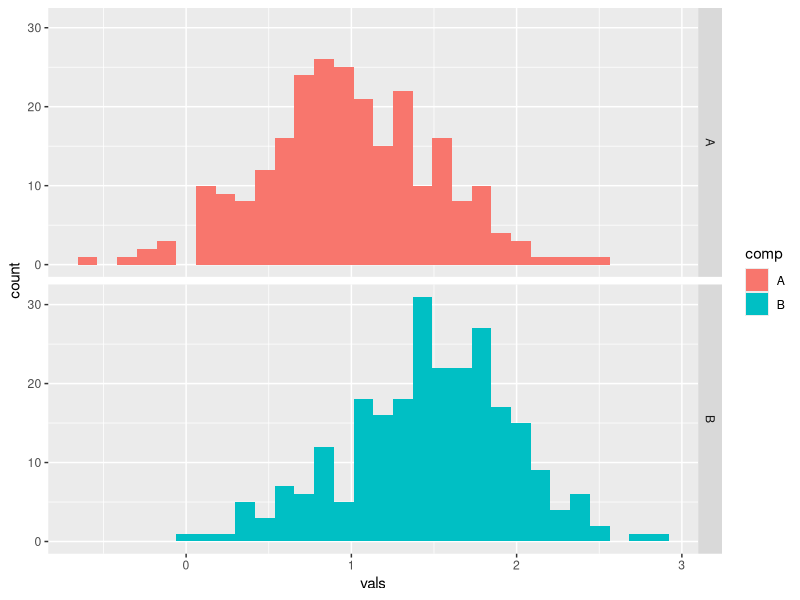
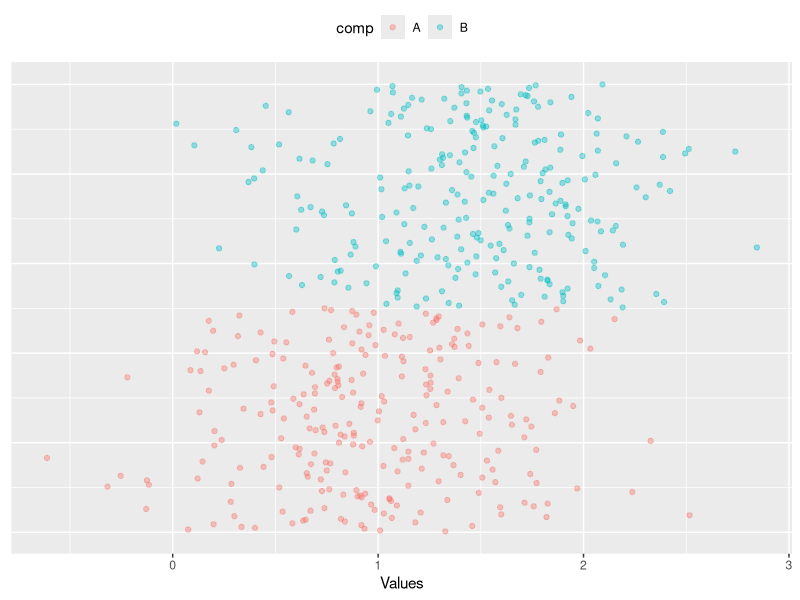
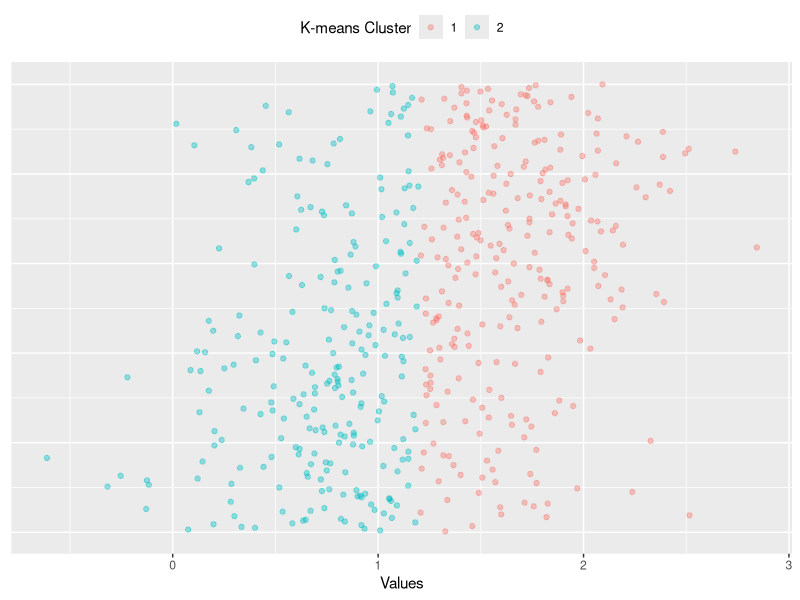
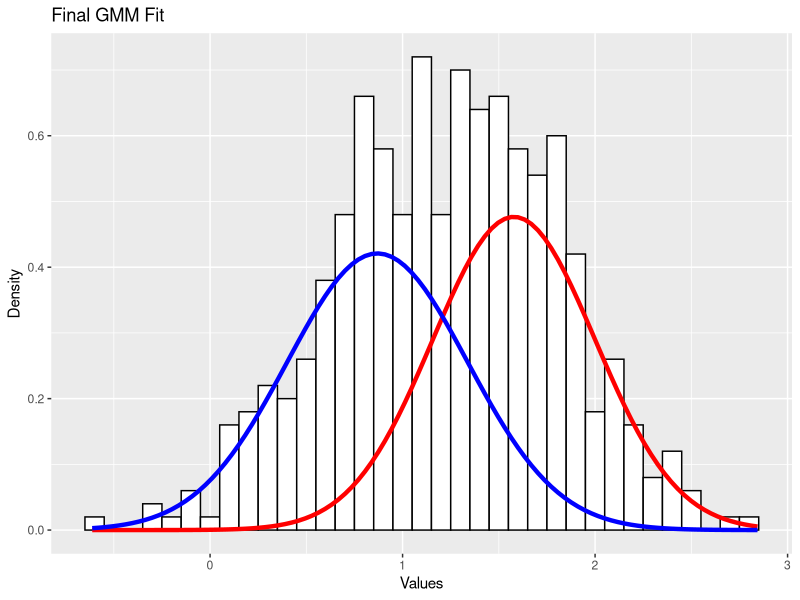
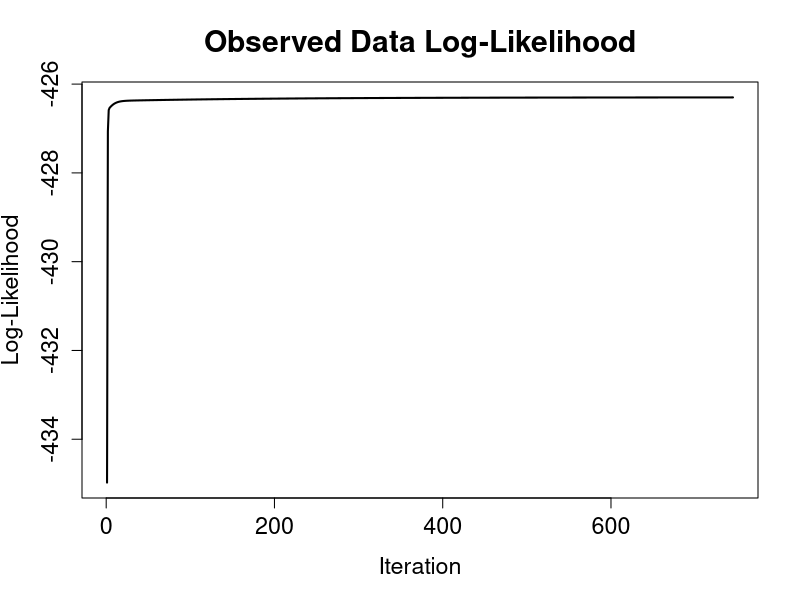
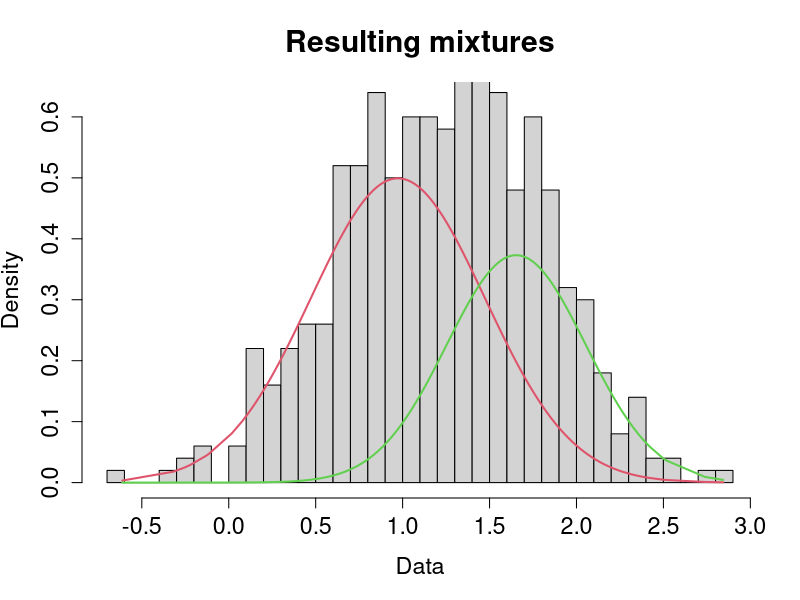
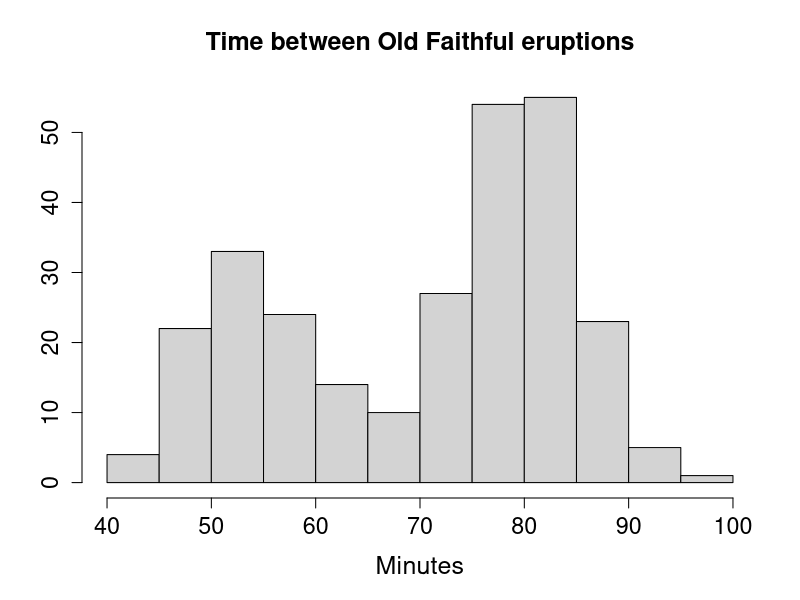
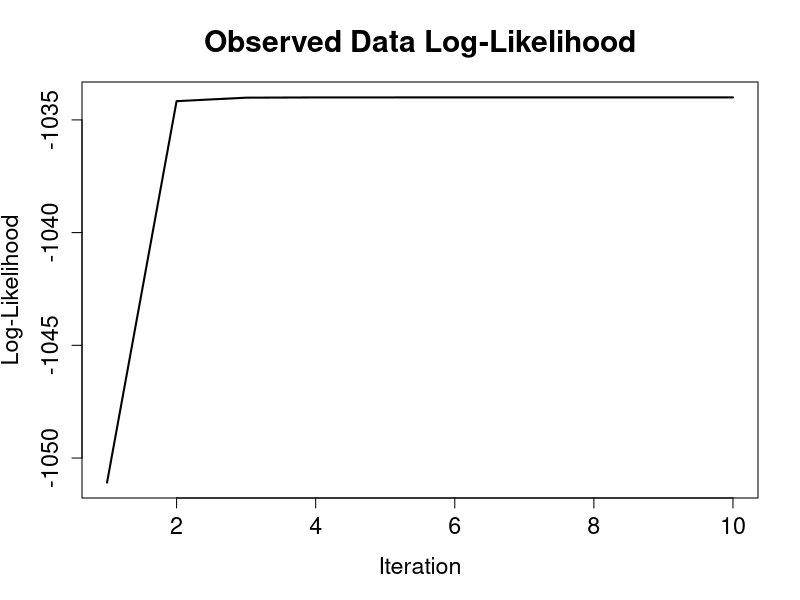

Reproduce these figures in R, in order.
## ---- chunk 1
library("ggplot2")
library("dplyr")
library("reshape2")
## ---- chunk 2
set.seed(44)
FirstMean <- 1
SecondMean <- 1.5
FirstSD <- 0.5
SecondSD <- 0.5

comp1.vals <- tibble(comp = "A", 
                         vals = rnorm(250, mean = FirstMean, sd = FirstSD))
comp2.vals <- tibble(comp = "B", 
                         vals = rnorm(250, mean = SecondMean, sd = SecondSD))
vals.df <- bind_rows(comp1.vals, comp2.vals)


# Create base plots
vals.df %>%
   ggplot(aes(x = vals,fill=comp)) +
     geom_histogram()  +
     facet_grid(comp ~ .)

vals.df %>%
  mutate(num = row_number()) %>%
  ggplot(aes(x = vals, y = num, color = comp)) +
  geom_point(alpha = 0.4) +
  xlab("Values") +
  theme(axis.ticks.y = element_blank(),
        axis.text.y = element_blank(),
        axis.title.y = element_blank(),
        legend.position = "top")
## ---- chunk 3
vals.df %>%
  group_by(comp) %>%
  summarize(mean_vals = mean(vals),
            sd_vals = sd(vals))

## ---- chunk 4

vals.kmeans <- kmeans(vals.df$vals, 2)
vals.df$cluster <- vals.kmeans$cluster

vals.df %>%
  mutate(num = row_number()) %>%
  ggplot(aes(x = vals, y = num, color = factor(cluster))) +
  geom_point(alpha = 0.4) +
  scale_color_discrete(name = "K-means Cluster") +
  xlab("Values") +
  theme(axis.ticks.y = element_blank(),
        axis.text.y = element_blank(),
        axis.title.y = element_blank(),
        legend.position = "top")
## ---- chunk 5
vals.summary.df  <- vals.df %>%
  group_by(cluster) %>%
  summarize(mean = mean(vals),
            sd = sd(vals), size = n())

vals.summary.df
## ---- chunk 6
#' Expectation Step of the EM Algorithm
#'
#' Calculate the posterior probabilities (soft labels) that each component
#' has to each data point.
#'
#' @param sd.vector Vector containing the standard deviations of each component
#' @param sd.vector Vector containing the mean of each component
#' @param alpha.vector Vector containing the mixing weights  of each component
#' @return Named list containing the loglik and posterior.df
e_step <- function(x, mu.vector, sd.vector, alpha.vector) {
  comp1.prod <- dnorm(x, mu.vector[1], sd.vector[1]) * alpha.vector[1]
  comp2.prod <- dnorm(x, mu.vector[2], sd.vector[2]) * alpha.vector[2]
  sum.of.comps <- comp1.prod + comp2.prod
  comp1.post <- comp1.prod / sum.of.comps
  comp2.post <- comp2.prod / sum.of.comps

  sum.of.comps.ln <- log(sum.of.comps, base = exp(1))
  sum.of.comps.ln.sum <- sum(sum.of.comps.ln)

  list("loglik" = sum.of.comps.ln.sum,
       "posterior.df" = cbind(comp1.post, comp2.post))
}

#' Maximization Step of the EM Algorithm
#'
#' Update the Component Parameters
#'
#' @param x Input data.
#' @param posterior.df Posterior probability data.frame.
#' @return Named list containing the mean (mu), variance (var), and mixing
#'   weights (alpha) for each component.
m_step <- function(x, posterior.df) {
  comp1.n <- sum(posterior.df[, 1])
  comp2.n <- sum(posterior.df[, 2])

  comp1.mu <- 1/comp1.n * sum(posterior.df[, 1] * x)
  comp2.mu <- 1/comp2.n * sum(posterior.df[, 2] * x)

  comp1.var <- sum(posterior.df[, 1] * (x - comp1.mu)^2) * 1/comp1.n
  comp2.var <- sum(posterior.df[, 2] * (x - comp2.mu)^2) * 1/comp2.n

  comp1.alpha <- comp1.n / length(x)
  comp2.alpha <- comp2.n / length(x)

  list("mu" = c(comp1.mu, comp2.mu),
       "var" = c(comp1.var, comp2.var),
       "alpha" = c(comp1.alpha, comp2.alpha))
}
## ---- chunk 7
vals.summary.df <- vals.summary.df %>%
  mutate(alpha = size / sum(size))

vals.summary.df 
## ---- chunk 8
comp1.prod <- dnorm(x = vals.df$vals, mean = vals.summary.df$mean[1], 
                    sd = vals.summary.df$sd[1]) * vals.summary.df$alpha[1]

comp2.prod <- dnorm(x = vals.df$vals, mean = vals.summary.df$mean[2], 
                    sd = vals.summary.df$sd[2]) * vals.summary.df$alpha[2]

normalizer <- comp1.prod + comp2.prod

comp1.post <- comp1.prod / normalizer
comp2.post <- comp2.prod / normalizer
## ---- chunk 9
comp1.n <- sum(comp1.post)
comp2.n <- sum(comp2.post)

comp1.mu <- 1/comp1.n * sum(comp1.post * vals.df$vals)
comp2.mu <- 1/comp2.n * sum(comp2.post * vals.df$vals)

comp1.var <- sum(comp1.post * (vals.df$vals - comp1.mu)^2) * 1/comp1.n
comp2.var <- sum(comp2.post * (vals.df$vals - comp2.mu)^2) * 1/comp2.n

comp1.alpha <- comp1.n / length(vals.df$vals)
comp2.alpha <- comp2.n / length(vals.df$vals)

comp.params.df <- data.frame(comp = c("comp1", "comp2"),
                             comp.mu = c(comp1.mu, comp2.mu),
                             comp.var = c(comp1.var, comp2.var),
                             comp.alpha = c(comp1.alpha, comp2.alpha),
                             comp.cal = c("self", "self"))
(comp.params.df)
## ---- chunk 10
#ourvals <- vals.df$vals
for (i in 1:100) {
  if (i == 1) {
    # Initialization
    e.step <- e_step(x=vals.df$vals, vals.summary.df[["mean"]], vals.summary.df[["sd"]],
                     vals.summary.df[["alpha"]])
    m.step <- m_step(vals.df$vals, e.step[["posterior.df"]])
    cur.loglik <- e.step[["loglik"]]
    loglik.vector <- e.step[["loglik"]]
  } else {
    # Repeat E and M steps till convergence
    e.step <- e_step(vals.df$vals, m.step[["mu"]], sqrt(m.step[["var"]]), 
                     m.step[["alpha"]])
    m.step <- m_step(vals.df$vals, e.step[["posterior.df"]])
    loglik.vector <- c(loglik.vector, e.step[["loglik"]])

    loglik.diff <- abs((cur.loglik - e.step[["loglik"]]))
    if(loglik.diff < 1e-5) {
      break
    } else {
      cur.loglik <- e.step[["loglik"]]
    }
  }
}
loglik.vector

## ---- chunk 11
m.step
## ---- chunk 12
plot_mix_comps <- function(x, mu, sigma, lam) {
  lam * dnorm(x, mu, sigma)
}

data.frame(x = vals.df$vals) %>%
  ggplot() +
  geom_histogram(aes(x, ..density..), binwidth = 0.1, colour = "black", 
                 fill = "white") +
  stat_function(geom = "line", fun = plot_mix_comps,
                args = list(m.step$mu[1], sqrt(m.step$var[1]), 
                           lam = m.step$alpha[1]),
                colour = "red", lwd = 1.5) +
  stat_function(geom = "line", fun = plot_mix_comps,
                args = list(m.step$mu[2], sqrt(m.step$var[2]), 
                           lam = m.step$alpha[2]),
                colour = "blue", lwd = 1.5) +
  ylab("Density") +
  xlab("Values") +
  ggtitle("Final GMM Fit")
## ---- chunk 13

library(mixtools)
gm<-normalmixEM(vals.df$vals,k=2,lambda=c(0.5,0.5),mu=c(0.8,1.6),sigma=c(0.5,0.5),epsilon=1e-5)
plot(gm,density=TRUE, cex.axis=1.4, cex.lab=1.4, cex.main=1.8,main2="Resulting mixtures",breaks=25)
gm$mu
gm$sigma
## ---- chunk 14
data(faithful)
attach(faithful)
hist(waiting, main="Time between Old Faithful eruptions",xlab="Minutes", ylab="", cex.main=1.5, cex.lab=1.5, cex.axis=1.4)

wait1 <- normalmixEM(waiting, lambda = .5, mu = c(55, 80), sigma = 5)
plot(wait1, density=TRUE, cex.axis=1.4, cex.lab=1.4, cex.main=1.8,main2="Time between Old Faithful eruptions", xlab2="Minutes")
summary(wait1)
